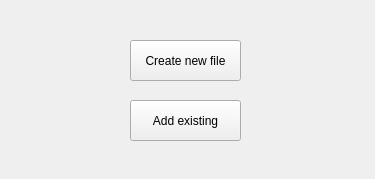
<?xml version="1.0" encoding="UTF-8"?>
<ui version="4.0">
 <class>Form</class>
 <widget class="QWidget" name="Form">
  <property name="geometry">
   <rect>
    <x>0</x>
    <y>0</y>
    <width>375</width>
    <height>179</height>
   </rect>
  </property>
  <property name="windowTitle">
   <string>Form</string>
  </property>
  <widget class="QPushButton" name="pushButton">
   <property name="geometry">
    <rect>
     <x>130</x>
     <y>40</y>
     <width>111</width>
     <height>41</height>
    </rect>
   </property>
   <property name="text">
    <string>Create new file</string>
   </property>
  </widget>
  <widget class="QPushButton" name="pushButton_2">
   <property name="geometry">
    <rect>
     <x>130</x>
     <y>100</y>
     <width>111</width>
     <height>41</height>
    </rect>
   </property>
   <property name="text">
    <string>Add existing</string>
   </property>
  </widget>
 </widget>
 <resources/>
 <connections/>
</ui>
